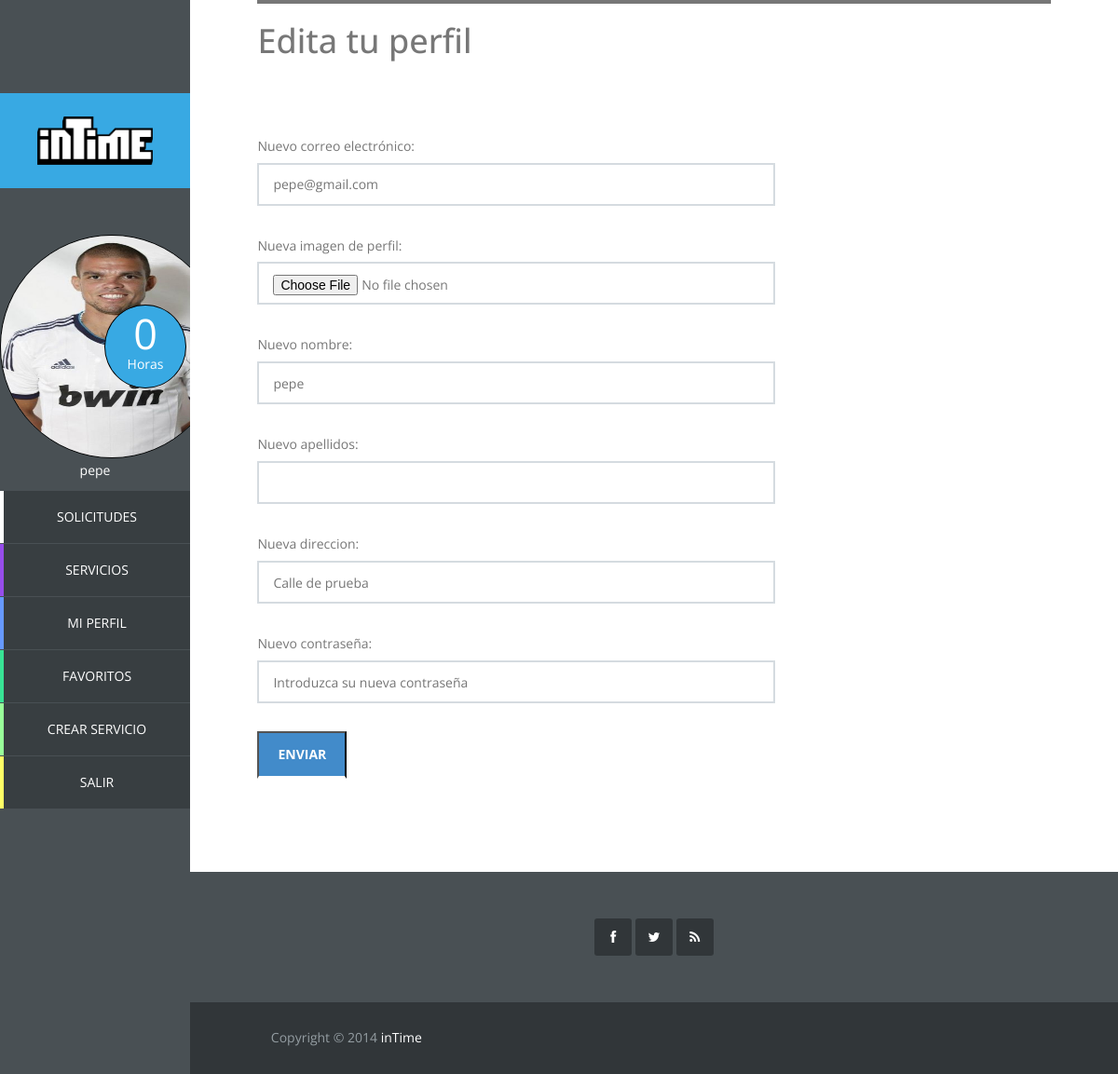
The app's page /vista/editarperfil.php?id_usuario=42 (signed in) with its own data.
### tables this page shows
CREATE TABLE IF NOT EXISTS `usuario` (
  `id_usuario` int(11) NOT NULL AUTO_INCREMENT,
  `correo` varchar(40) NOT NULL,
  `nombre` varchar(20) NOT NULL,
  `apellidos` varchar(40) NOT NULL,
  `direccion` varchar(80) NOT NULL,
  `horas_usuario` int(11) NOT NULL,
  `foto_usuario` varchar(20) DEFAULT NULL,
  `pass` char(128) NOT NULL,
  `salt` char(128) NOT NULL,
  `vio_sol_recibidas` datetime NOT NULL,
  `vio_sol_enviadas` datetime NOT NULL,
  PRIMARY KEY (`id_usuario`),
  UNIQUE KEY `correo` (`correo`)
);

### controlador/op_base_datos.php (called while the page is built, shortened)
<?php
class Mysql{
	protected $host="localhost";
	protected $user="root";
    protected $clave="";
	protected function conectar(){
        $this->conexion=mysqli_connect($this->host,$this->user,$this->clave);
    }
}

### controlador/op_base_datos_usuario.php (called while the page is built, shortened)
<?php
require_once '../controlador/op_base_datos.php';
class MysqlUsuario extends Mysql {
	public function conseguirUsuarioById($id){
		$pst = $this->conexion->prepare("select * from usuario where id_usuario = ?");
		$pst->bind_param("s", $id);
		$pst->execute();
		$pst->bind_result($id_usuario, $correo, $nombre, $apellidos, $direccion, $horas, $foto, $pass, $salt,
			$vio_sol_recibidas, $vio_sol_enviadas);
		$usuario = NULL;
		if($pst->fetch()){
			$usuario = new Usuario($id_usuario, $correo, $nombre, $apellidos, $direccion, $horas, $foto, $pass, $salt,
				$vio_sol_recibidas, $vio_sol_enviadas);
		}
		return $usuario;
	}
}

### modelo/usuario.php (called while the page is built, shortened)
<?php
	class Usuario {
		private $id;
		private $correo;
		private $nombre;
		private $apellidos;
		private $direccion;
		private $horas;
		private $foto;
		public function __construct($id, $correo, $nombre, $apellidos, $direccion, $horas, $foto, $pass, $salt) {
			$this->id = $id;
			$this->correo = $correo;
			$this->nombre = $nombre;
			$this->apellidos = $apellidos;
			$this->direccion = $direccion;
			$this->horas = $horas;
			$this->foto = $foto;
		}
		public function getId(){
			return $this->id;
		}
		public function getCorreo(){
			return $this->correo;
		}
		public function getNombre(){
			return $this->nombre;
		}
		public function getApellidos(){
			return $this->apellidos;
		}
		public function getDireccion(){
			return $this->direccion;
		}
		public function getHoras(){
			return $this->horas;
		}
		public function getFoto(){
			return $this->foto;
		}
	}

### vista/editarperfil.php (the view, shortened to what this page needs)
<!DOCTYPE html>
<html lang="es">
<?php
	require_once '../modelo/usuario.php';
	require_once '../controlador/op_base_datos_usuario.php';
	if(isset($_GET['id_usuario'])){
		$BDDuser=new MysqlUsuario();
		$id_usuario = $_GET['id_usuario'];
		$usuario = $BDDuser->conseguirUsuarioById($id_usuario);
		if(((isset($_SESSION['login_admin']))&& ($_SESSION['login_admin']==true)) || (isset($usuario) && $usuario->getId() == $id_usuario)){
?>
	<?php include "head.php"?>
	<body>
		<?php include "sidebar.php"
		?>
		<div id="main-content">
			<div id="templatemo">
				<div class="section-content">
					<div class="row">
						<div class="col-md-12">
							<div class="section-title">
								<h1>Edita tu perfil</h2>
							</div>
						</div>
						<div class="cuerpo">
							<div class="contact-form" id="form">
								<form action="../controlador/edituser.php?id_usuario=<?php echo $id_usuario ?>" method="post" enctype="multipart/form-data" accept-charset="utf-8">
									<div class="col-md-8">
										<label for="email" >Nuevo correo electrónico:</label>
										<input name="email" placeholder="<?php echo $usuario->getCorreo();?>" type="text" id="email" maxlength="40"/>
									</div>
									<div class="col-md-8">
										<label for="foto" >Nueva imagen de perfil:</label>
										<input name="foto" type="file" id="foto" maxlength="40"/>
									</div>
									<div class="col-md-8">
										<label for="nombre" >Nuevo nombre:</label>
										<input name="nombre" placeholder="<?php echo $usuario->getNombre();?>" type="text" id="nombre" maxlength="40"/>
									</div>
									<div class="col-md-8">
										<label for="apellidos" >Nuevo apellidos:</label>
										<input name="apellidos" placeholder="<?php echo $usuario->getApellidos();?>" type="text" id="apellidos" maxlength="125"/>
									</div>
									<div class="col-md-8">
										<label for="direccion" >Nueva direccion:</label>
										<input name="direccion" placeholder="<?php echo $usuario->getDireccion();?>" type="text" id="direccion" maxlength="40"/>
									</div>
									<div class="col-md-8">
										<label for="pass" >Nuevo contraseña:</label>
										<input name="pass" placeholder="Introduzca su nueva contraseña" type="text" id="pass" maxlength="40"/>
									</div>
									<div class="col-md-12">
											<button class="largeButton submitBgColor" type="submit" value="Enviar">
												Enviar
											</button>
									</div>
								</form>
							</div>
						</div>
					</div>
				</div>
			</div>
			<?php include 'footer.php'
			?>
		</div>
	</body>
	<?php
		}
	}
?>
</html>

### vista/sidebar.php (shortened to what this page needs)
<?php
$dir = $_SERVER["REQUEST_URI"];
$array = explode("/", $dir);
$n = count($array);
?>
	<div id="main-sidebar">
		<?php
		if($array[$n-1] == "index.php" || $array[$n-1] == ""){
		?>
		<div class="logo">
			<a href="index.php"><img src="vista/images/logo.png"/></a>
		</div>
		<ul class="main-menu">
			<li class="services">
				<a href='vista/mostrar_servicios.php'>servicios</a>
			</li>
			<li class="about">
				<a href="vista/sobrenosotros.php">sobre nosotros</a>
			</li>
			<li class="contact">
				<a href="vista/contacto.php">contacto</a>
			</li>
		</ul>
		<?php
		}else {
			require_once '../controlador/op_base_datos_usuario.php';
			require_once '../controlador/op_base_datos_servicio.php';
			require_once '../modelo/usuario.php';
			if(isset($_SESSION['login_usuario']) && $_SESSION['login_usuario']){
				$usuario = $_SESSION['usuario'];
				$BDD = new MysqlUsuario();
				$usuario = $BDD->conseguirUsuarioById($usuario->getId());
		?>
				<div class="logo">
					<a href="perfil_usuario.php">
						<img src="images/logo.png"/>
					</a>
				</div>
				<div class="navigation-log-in">
					<ul class="main-menu">
						<div class="circle-text">
							<div class="contador">
									<?php echo $usuario->getHoras() ?>
							</div>
							<p>Horas</p>
						</div>
						<?php
							if($usuario->getFoto() == NULL){
								echo "<a href='perfil_usuario.php'><img src='images/usuario/user_defect.png'></a>";
							}else{
						?>
								<a href='perfil_usuario.php'><img src='<?php echo "images/usuario/".$usuario->getFoto() ?>'></a>
						<?php
							}
						?>
						<p>
							<?php echo $usuario->getNombre();?>
						</p>
						<li class="requests">
							<a href="solicitudes.php">Solicitudes</a>
						</li>
						<li class="services">
							<a href="mostrar_servicios.php">servicios</a>
						</li>
						<li class="profile">
							<a href="perfil.php?id_usuario=<?php echo $usuario->getId() ?>">Mi Perfil</a>
						</li>
						<li class="favorites">
							<a href="favoritos.php">Favoritos</a>
						</li>
						<li class="new-job">
							<a href="crearservicio.php">Crear Servicio</a>
						</li>
						<li class="log-out">
							<a href="../controlador/logout.php">Salir</a>
						</li>
					</ul>
				</div>
		<?php
			}else if(isset($_SESSION['login_admin']) && $_SESSION['login_admin']) {
		?>
				<div class="logo">
					<a href="perfil_admin.php"><img src="images/logo.png"/></a>
				</div>
				<div class="navigation-log-in">
					<ul class="main-menu">
						<div class="circle-text">
							<div class="contador">-</div>
							<p>Horas</p>
						</div>
						<img src="images/admin.jpg" >
						<p> Administrador </p>
						<li class="user-list">
							<a href="usuariosadmin.php">Lista Usuarios</a>
						</li>
						<li class="service-list">
							<a href="serviciosadmin.php">Lista Servicios</a>
						</li>
						<li class="log-out">
							<a href="../controlador/logout.php">Salir</a>
						</li>
					</ul>
				</div>
		<?php
			}
		?>
		<?php
		}
		?>
	</div>

### vista/css/templatemo_style.css (style rules this page uses)
.main-menu, .responsive-menu ul, .social-member, .progess-bars, .first-footer .social-footer ul { padding: 0%; margin: 0%; list-style: none; }
body { font: 14px/1.85em 'Open Sans', Arial, Helvetice Neue, sans-serif; color: #777777; font-weight: 300px; font-style: normal; -webkit-font-smoothing: antialiased; -webkit-text-size-adjust: 100%; }
a, a:hover, a:focus { text-decoration: none; -webkit-transition: all 150ms ease-in; -moz-transition: all 150ms ease-in; -o-transition: all 150ms ease-in; transition: all 150ms ease-in; }
h1, h2, h3, h4, h5, h6 { font-family: 'Open Sans', Arial, Helvetice Neue, sans-serif; }
*, *:before, *:after { -moz-box-sizing: border-box; -webkit-box-sizing: border-box; box-sizing: border-box; }
#main-content, .full-width-slider { width: 83%; }
.section-content { padding: 0 7%; margin-bottom: 100px; height: 200%; }
.section-title { border-top: 4px solid; margin-bottom: 80px; }
.largeButton { color: white; text-transform: uppercase; font-weight: 700; font-size: 14px; display: inline-block; padding: 10px 20px; border-bottom: 3px solid; }
.submitBgColor { background: #428bca; }
#main-sidebar { position: fixed; float: left; width: 17%; height: 100%; background-color: #495054; color: white; margin-right: 0px; overflow: auto; }
.logo { margin-top: 100px; background-color: #38a9e3; padding: 25px 40px; }
.logo a { color: white; }
.logo a img { width: 100%; height: 100%; }
.main-menu { text-align: center; }
.main-menu li { margin-bottom: 1px; }
.main-menu li a { color: white; text-transform: uppercase; display: block; border-left: 4px solid; padding: 15px 30px; background-color: #383e41; -webkit-transition: all 150ms ease-in; -moz-transition: all 150ms ease-in; -o-transition: all 150ms ease-in; transition: all 150ms ease-in; }
li.services a { border-color: #974dea; }
li.profile a { border-color: #6699FF; }
li.new-job a { border-color: #99FF99; }
li.log-out a { border-color: #FFFF66; }
li.favorites a { border-color: #38e395; }
.navigation-log-in { padding-top: 50px; }
.navigation-log-in img { border: 1px solid black; border-radius:120px; width: 240px; height: 240px; }
.contact-form input, .contact-form textarea { width: 100%; display: block; border: 2px solid #d5dbe0; padding: 10px 15px; outline: 0; }
.contact-form input { height: 46px; margin-bottom: 30px; }
.contact-form label { font-weight: normal; }
#main-content { float: left; width: 83%; height: 100%; margin-left: 17%; overflow: hidden; }
.cuerpo { min-height: 400px; }
.circle-text { position: absolute; width: 43%; margin-left: 55%; margin-top: 37%; }
.circle-text:after { content: ""; display: block; width: 100%; height:0; padding-bottom: 100%; background: #38a9e3; -moz-border-radius: 50%; -webkit-border-radius: 50%; border-radius: 50%; border: 1px solid black; }
.circle-text p { position: absolute; float: left; width: 100%; padding-top: 73%; line-height: 1em; margin-top: -0.5em; text-align: center; color: white; }
.circle-text div { position: absolute; width: 100%; padding-top: 35%; line-height: 1em; margin-top: -0.5em; text-align: center; color: white; font-size: 45px; }

### records on screen
usuario: horas_usuario "0", foto_usuario (picture), nombre "pepe", email "pepe@gmail.com", direccion "Calle de prueba"
